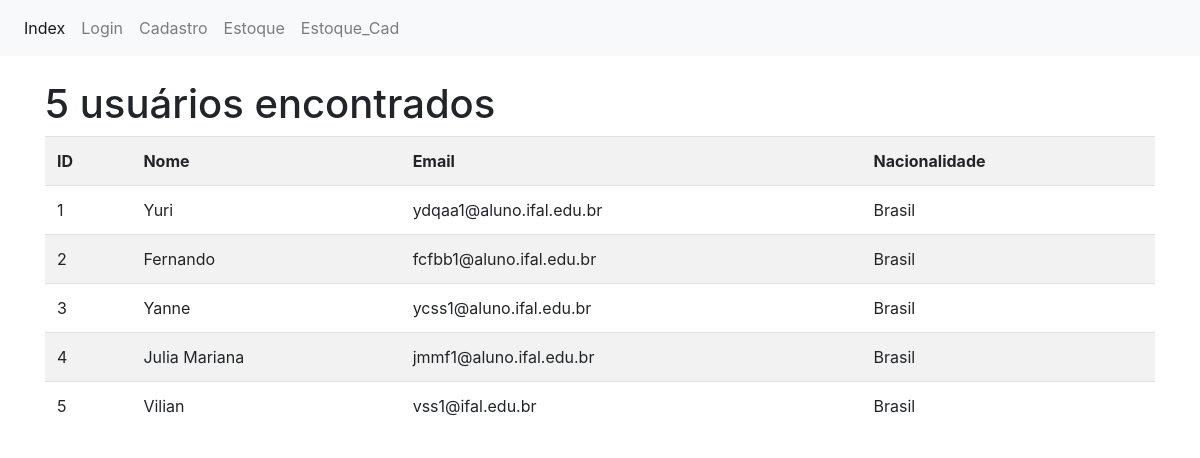
Before: / with the older database file.
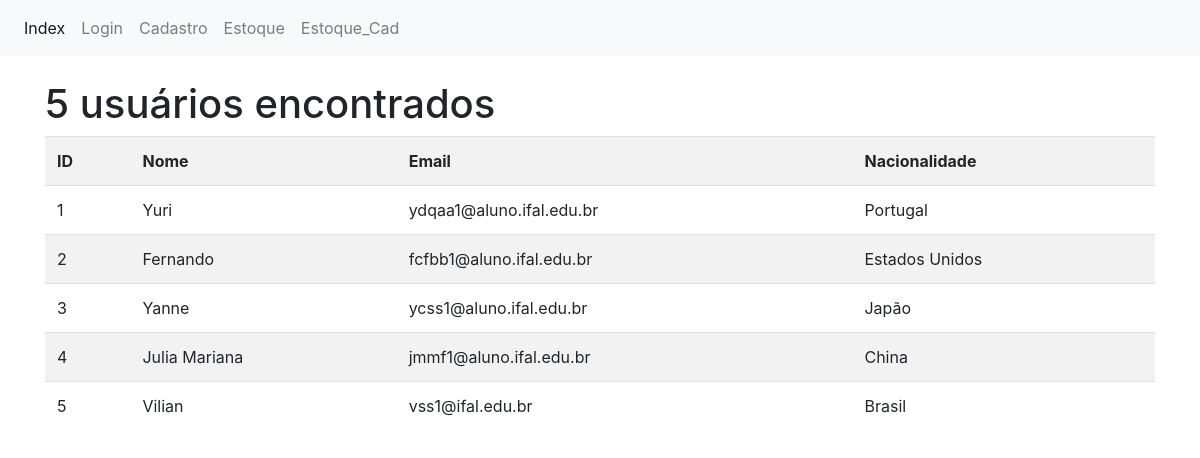
After: the same page with the newer database file.
### app/models/usuario.py (models this page shows, shortened)
class Usuario(UserMixin, db.Model):
  id = db.Column(db.Integer(), primary_key=True)
  nome = db.Column(db.String(64), index=True, unique=True)
  email = db.Column(db.String(120), index=True, unique=True)
  senha_hash = db.Column(db.String(128))
  nacionalidade = db.Column(db.String(32), index=True)
  estoques = db.relationship('Estoque', backref='usuario', lazy='dynamic')

### app/controllers/default.py (the view)
@app.route("/")
def index():
  usuarios = Usuario.query.all()
  return render_template("index.html", usuarios=usuarios, Logged=current_user.is_authenticated)

### app/templates/index.html (shortened to what this page needs)
{% extends 'bootstrap/base.html' %}
{% block html_attribs %} lang="pt-BR"{% endblock %}
{% block styles %}
<link rel="stylesheet" href="https://stackpath.bootstrapcdn.com/bootstrap/4.1.3/css/bootstrap.min.css">
{% endblock %}
{% block content %}
<nav class="navbar navbar-expand-lg navbar-light bg-light">
  <div class="collapse navbar-collapse" id="navbarNavAltMarkup">
    <div class="navbar-nav">
      <a class="nav-item nav-link active" href="/">Index <span class="sr-only">(current)</span></a>
      {% if not isLogged %}
        <a class="nav-item nav-link" href="/login">Login</a>
        <a class="nav-item nav-link" href="/cadastro">Cadastro</a>
      {% endif %}
      <a class="nav-item nav-link" href="/estoque">Estoque</a>
      <a class="nav-item nav-link" href="/estoque/cadastro">Estoque_Cad</a>
    </div>
  </div>
</nav>
<br>
<div class="container">
  <div class="page-header">
    <h1>{{ usuarios|length }} usuários encontrados</h1>
  </div>
  {% if usuarios %}
  <table class="table table-striped">
    <tr>
      <th>ID</th>
      <th>Nome</th>
      <th>Email</th>
      <th>Nacionalidade</th>
    </tr>
  {% for usuario in usuarios %}
    <tr>
      <td>{{ usuario.id }}</td>
      <td>{{ usuario.nome }}</td>
      <td>{{ usuario.email }}</td>
      <td>{{ usuario.nacionalidade }}</td>
    </tr>
  {% endfor %}
  </table>
{% endif %}
</div>
{% endblock %}

Changed rows visible on the page:
changed Usuario "Yuri": nacionalidade "Brasil" → "Portugal"
changed Usuario "Fernando": nacionalidade "Brasil" → "Estados Unidos"
changed Usuario "Yanne": nacionalidade "Brasil" → "Japão"
changed Usuario "Julia Mariana": nacionalidade "Brasil" → "China"
